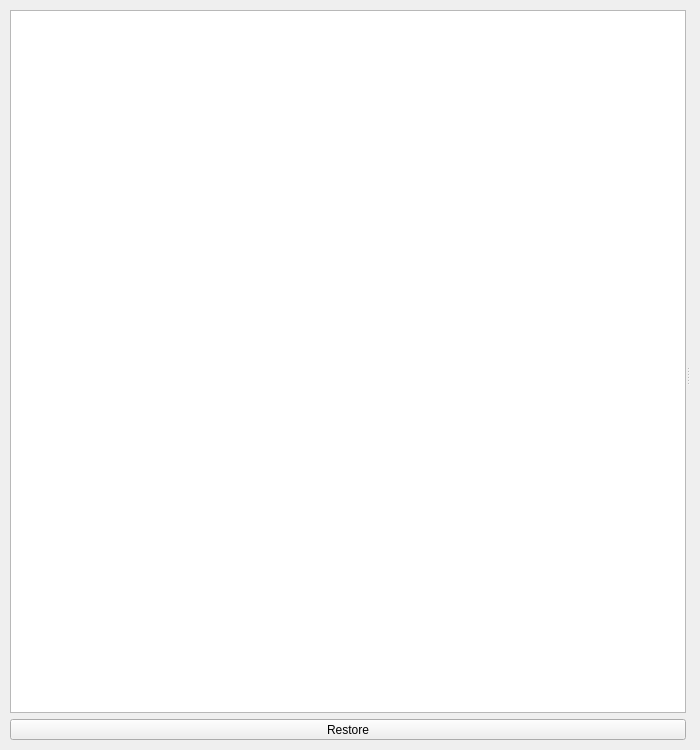
<?xml version="1.0" encoding="UTF-8"?>
<ui version="4.0">
 <class>SettingDialog</class>
 <widget class="QWidget" name="SettingDialog">
  <property name="geometry">
   <rect>
    <x>0</x>
    <y>0</y>
    <width>700</width>
    <height>750</height>
   </rect>
  </property>
  <property name="minimumSize">
   <size>
    <width>0</width>
    <height>500</height>
   </size>
  </property>
  <property name="windowTitle">
   <string>Settings</string>
  </property>
  <property name="windowIcon">
   <iconset>
    <normaloff>:/img/general.png</normaloff>:/img/general.png</iconset>
  </property>
  <layout class="QVBoxLayout" name="verticalLayout_2">
   <property name="leftMargin">
    <number>10</number>
   </property>
   <property name="topMargin">
    <number>10</number>
   </property>
   <property name="rightMargin">
    <number>10</number>
   </property>
   <property name="bottomMargin">
    <number>10</number>
   </property>
   <item>
    <widget class="QSplitter" name="splitter">
     <property name="orientation">
      <enum>Qt::Orientation::Horizontal</enum>
     </property>
     <widget class="QWidget" name="layoutWidget">
      <layout class="QVBoxLayout" name="verticalLayout">
       <item>
        <widget class="QListWidget" name="listWidget">
         <property name="minimumSize">
          <size>
           <width>200</width>
           <height>0</height>
          </size>
         </property>
         <property name="editTriggers">
          <set>QAbstractItemView::EditTrigger::NoEditTriggers</set>
         </property>
         <property name="selectionRectVisible">
          <bool>false</bool>
         </property>
        </widget>
       </item>
       <item>
        <widget class="QToolButton" name="btnRestore">
         <property name="sizePolicy">
          <sizepolicy hsizetype="Expanding" vsizetype="Fixed">
           <horstretch>0</horstretch>
           <verstretch>0</verstretch>
          </sizepolicy>
         </property>
         <property name="text">
          <string>Restore</string>
         </property>
         <property name="popupMode">
          <enum>QToolButton::ToolButtonPopupMode::InstantPopup</enum>
         </property>
         <property name="toolButtonStyle">
          <enum>Qt::ToolButtonStyle::ToolButtonTextOnly</enum>
         </property>
         <property name="arrowType">
          <enum>Qt::ArrowType::DownArrow</enum>
         </property>
        </widget>
       </item>
      </layout>
     </widget>
     <widget class="QStackedWidget" name="stackedWidget"/>
    </widget>
   </item>
  </layout>
 </widget>
 <resources/>
 <connections/>
</ui>
